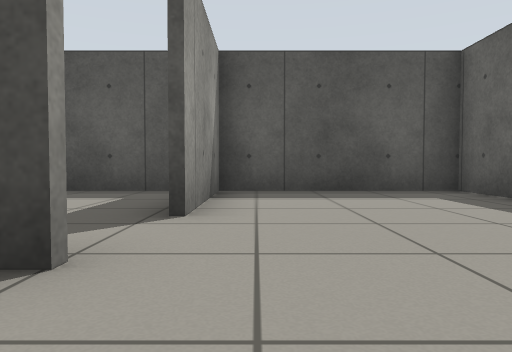
[1] (above)

16 first-person views from a walk through a robot-simulator world made for Gazebo. The camera is 0.5 m above the floor, tilts 2° down and sees 70° across. The floor is counted in squares, 1 m on a side. Each view is taken from the middle of a square. On the plan, view 1 faces up. The plan holds only what a view shows up to about 9 squares ahead; the rest is blank.

[2]
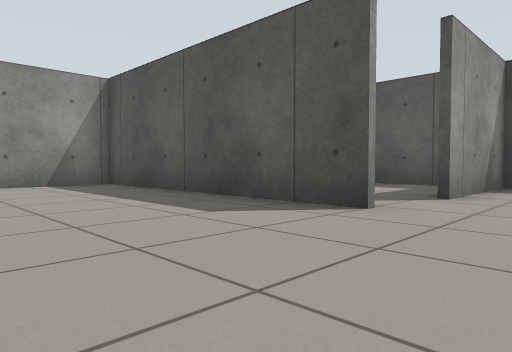

[3]
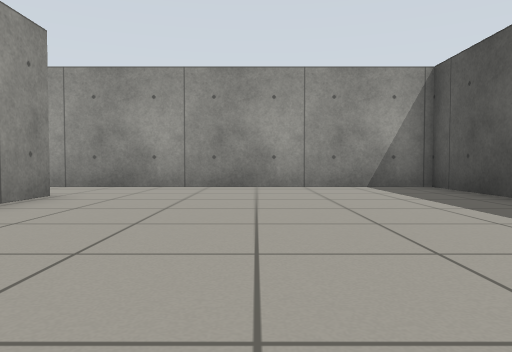

[4]
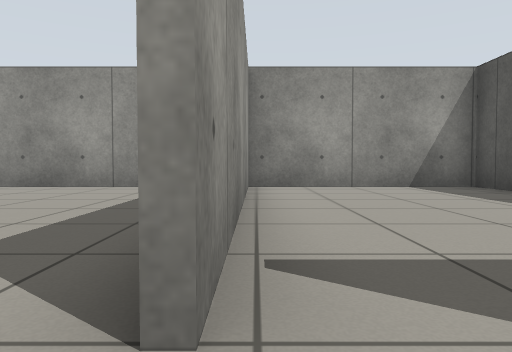

[5]
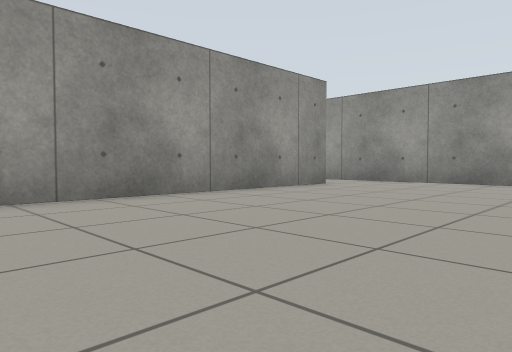

[6]
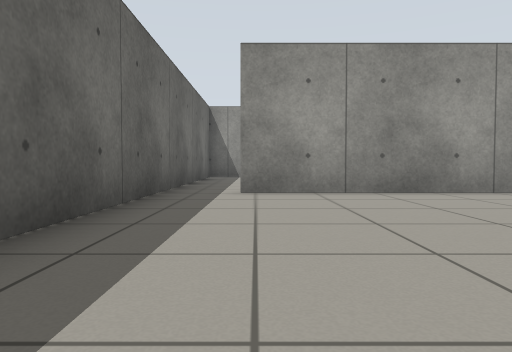

[7]
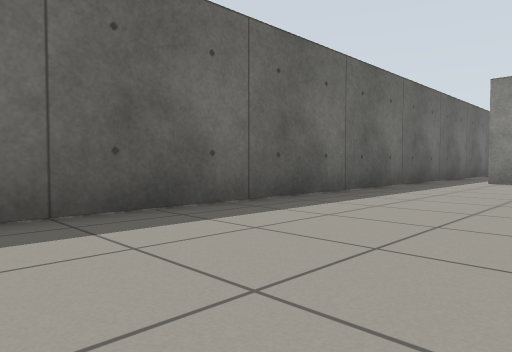

[8]
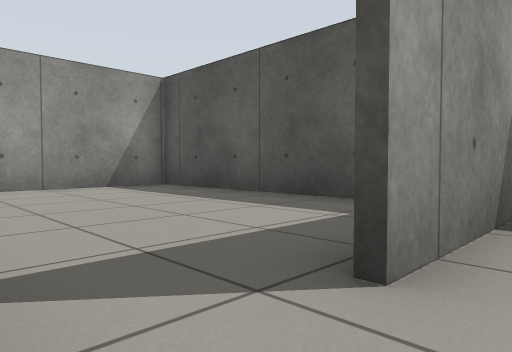

[9]
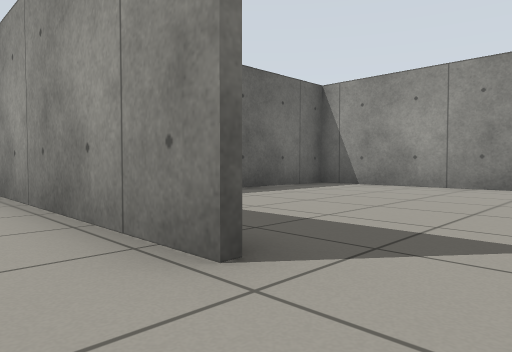

[10]
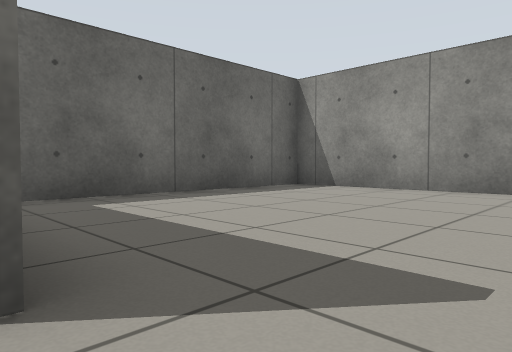

[11]
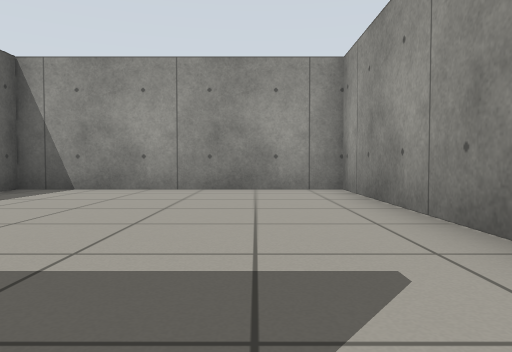

[12]
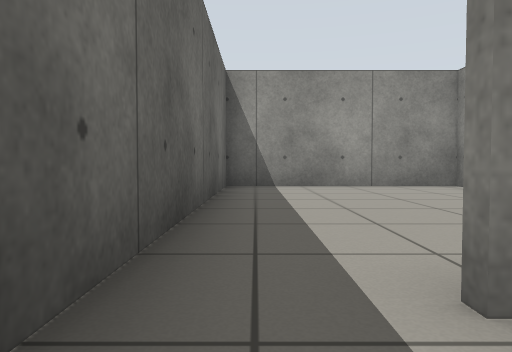

[13]
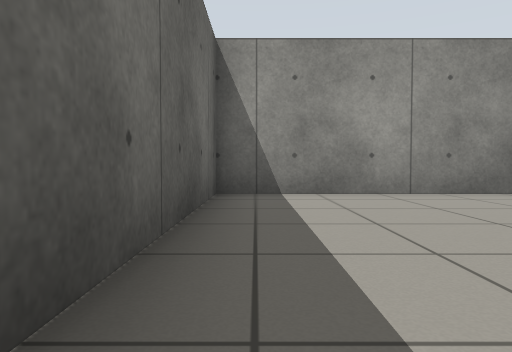

[14]
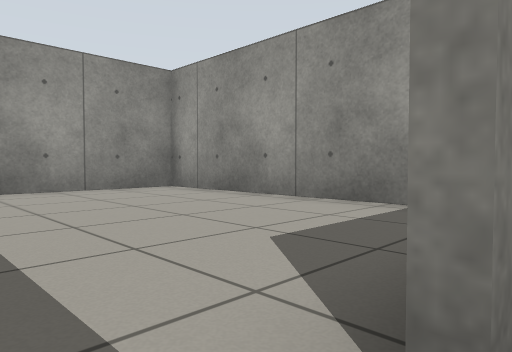

[15]
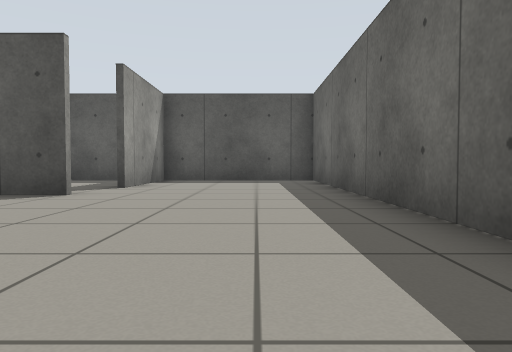

[16]
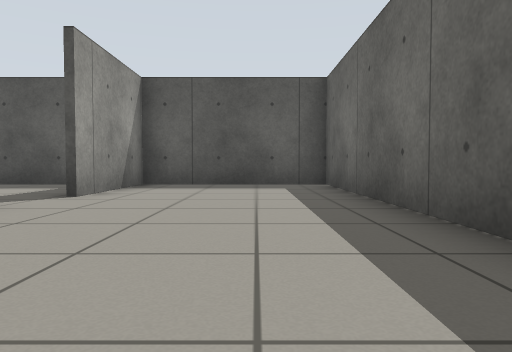

### Floor plan
Ten units are one square. View 1 is at (0, 0); x grows to the right and y downward. Boxes are objects, and circles mark ways between rooms. Rooms are numbered by the first view taken in them; rooms with no view inside come last. Other rooms are left out.
<svg viewBox="-82 -71 123 196">
<path fill="none" stroke="#000" d="M-9 -17 -77 -17M-76 -19 -77 45M-56 52 24 52M36 54 36 -66 -7 -66 -7 -34M-77 45 -77 119 -11 119M-15 120 -15 61M-13 68 -13 120M-11 119 36 119 36 54M-15 -66 -76 -66 -76 -19M-75 -18 -9 -18"/>
<circle cx="-65" cy="50" r="3" fill="#2a7"/>
<circle cx="30" cy="50" r="3" fill="#2a7"/>
<circle cx="-10" cy="-30" r="3" fill="#2a7"/>
<text x="-10" y="0">1</text>
<text x="-50" y="80">2</text>
<text x="10" y="80">3</text>
<text x="-40" y="-40">4</text>
</svg>
Room 1 opens to room 2. Room 1 opens to room 3. Room 1 opens to room 4.

Where each view was taken, in squares from view 1:
view 1: 0 up, 0 right, facing up
view 2: 2 down, 1 right, facing up-left
view 3: 2 down, 0 right, facing left
view 4: 2 up, 0 right, facing left
view 5: 0 up, 2 right, facing down-left
view 6: 1 up, 2 right, facing down
view 7: 5 up, 0 right, facing down-right
view 8: 2 up, 0 right, facing up-left
view 9: 4 down, 7 left, facing down-right
view 10: 5 down, 7 left, facing down-right
view 11: 5 down, 6 left, facing down
view 12: 4 down, 3 right, facing down
view 13: 6 down, 3 right, facing down
view 14: 5 down, 3 right, facing down-left
view 15: 4 down, 2 right, facing up
view 16: 2 down, 2 right, facing up
